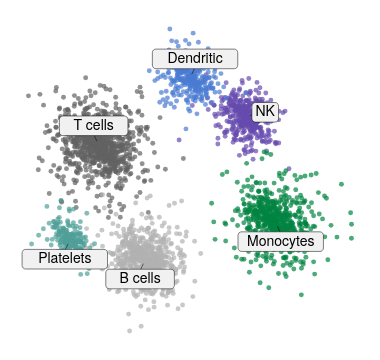

Express this chart as Vega-Lite.
### Vega-Lite specification from a JSON file in a GitHub repository (floating-point values rounded to 4 significant figures; data arrays with more than 128 entries replaced by an {"elided": "..."} marker saying what was removed)
{"background": null, "config": {"arc": {"fill": "#DBDBDB", "fillOpacity": 1.0, "innerRadius": 42.5, "padAngle": 0.03, "stroke": "black", "strokeOpacity": 1, "strokeWidth": 0.25}, "area": {"fill": "#DBDBDB", "fillOpacity": 1.0, "stroke": "black", "strokeOpacity": 1, "strokeWidth": 0.25}, "axis": {"domain": true, "domainCap": "round", "domainColor": "black", "domainWidth": 0.25, "grid": false, "gridCap": "round", "gridColor": "#F1F1F1", "gridDash": [0, 0], "gridOpacity": 1.0, "gridWidth": 0.25, "labelColor": "black", "labelFont": "Helvetica Neue, HelveticaNeue, Helvetica, Arial, sans-serif", "labelFontSize": 7, "labelFontStyle": "normal", "labelFontWeight": 400, "offset": 4.5, "ticks": true, "tickCap": "round", "tickColor": "black", "tickRound": false, "tickSize": 3, "tickWidth": 0.25, "titleColor": "black", "titleFont": "Helvetica Neue, HelveticaNeue, Helvetica, Arial, sans-serif", "titleFontSize": 7, "titleFontStyle": "normal", "titleFontWeight": 400}, "axisX": {"domain": true, "labelAlign": "center", "labelAngle": 0, "labels": true, "ticks": true, "translate": 0}, "axisY": {"domain": true, "labelAlign": "right", "labelAngle": 0, "labels": true, "ticks": true, "translate": 0}, "axisRight": {"domain": true, "labelAlign": "left", "labelAngle": 0, "labels": true, "ticks": true, "translate": 0}, "axisTop": {"domain": true, "labelAlign": "center", "labelAngle": 0, "labels": true, "ticks": true, "translate": 0}, "axisBand": {"tickOffset": 0}, "bar": {"fill": "#DBDBDB", "fillOpacity": 1.0, "stroke": "black", "strokeOpacity": 1, "strokeWidth": 0.25}, "boxplot": {"size": 15.3, "ticks": {"cornerRadius": 0.25, "fill": "black", "opacity": 1, "size": 7.65, "thickness": 0.25}, "box": {"fillOpacity": 1.0, "stroke": "black", "strokeOpacity": 1, "strokeWidth": 0.25}, "median": {"cornerRadius": 0, "fill": "black", "fillOpacity": 1.0, "opacity": 1, "size": 15.3, "thickness": 0.25}, "rule": {"fill": "black", "fillOpacity": 1.0, "size": 17.0, "stroke": "black", "strokeDash": [0, 0], "strokeOpacity": 1, "strokeWidth": 0.25}, "outliers": {"color": "black", "fill": "black", "fillOpacity": 1.0, "size": 0, "stroke": "black", "strokeOpacity": 1, "strokeWidth": 0.25}}, "circle": {"fill": "black", "fillOpacity": 1.0, "size": 2.125, "stroke": null, "strokeOpacity": 1, "strokeWidth": 0.25}, "errorband": {"band": {"fillOpacity": 0.6, "stroke": null, "strokeWidth": 0.25, "strokeOpacity": 1}, "borders": {"opacity": 0, "strokeOpacity": 0.25, "strokeWidth": 1}}, "errorbar": {"opacity": 1, "rule": {"strokeDash": [0, 0], "strokeWidth": 0.25}, "ticks": {"color": "black", "cornerRadius": 0.125, "opacity": 1, "size": 10.2, "thickness": 0.25}, "thickness": 0.25}, "font": "Helvetica Neue, HelveticaNeue, Helvetica, Arial, sans-serif", "geoshape": {"fill": "#DBDBDB", "fillOpacity": 1.0, "stroke": "black", "strokeOpacity": 1, "strokeWidth": 0.25}, "header": {"labelColor": "black", "labelFont": "Helvetica Neue, HelveticaNeue, Helvetica, Arial, sans-serif", "labelFontSize": 7, "labelFontStyle": "normal", "labelFontWeight": 400, "titleColor": "black", "titleFont": "Helvetica Neue, HelveticaNeue, Helvetica, Arial, sans-serif", "titleFontSize": 7, "titleFontStyle": "normal", "titleFontWeight": 400, "titlePadding": 0}, "legend": {"disable": false, "offset": 4.5, "titlePadding": 4, "labelOffset": 2, "gradientLabelOffset": 2, "gradientLength": 85.0, "gradientThickness": 8.5, "gradientOpacity": 1.0, "gradientStrokeColor": "black", "gradientStrokeWidth": 0.25, "labelColor": "black", "labelFont": "Helvetica Neue, HelveticaNeue, Helvetica, Arial, sans-serif", "labelFontSize": 7, "labelFontStyle": "normal", "labelFontWeight": 400, "strokeColor": "black", "strokeWidth": 0, "symbolSize": 42, "symbolStrokeColor": "black", "symbolStrokeWidth": 0.25, "titleColor": "black", "titleFont": "Helvetica Neue, HelveticaNeue, Helvetica, Arial, sans-serif", "titleFontSize": 7, "titleFontStyle": "normal", "titleFontWeight": 400}, "line": {"color": "black", "stroke": "black", "strokeCap": "butt", "strokeDash": [0, 0], "strokeOpacity": 1, "strokeWidth": 0.5}, "point": {"filled": true, "fill": "#DBDBDB", "fillOpacity": 1.0, "size": 8.5, "stroke": "black", "strokeOpacity": 1, "strokeWidth": 0.25}, "range": {"category": ["#B2B2B2", "#4A7CD3", "#008542", "#664CAF", "#509F98", "#636363", "#284F93", "#005226", "#382864", "#285753"], "diverging": {"scheme": ["#443E60", "#5F597E", "#7C759B", "#9994B6", "#B7B4CC", "#D6D5DC", "#F6F6F6", "#D1DAD9", "#A4C2BF", "#7AA9A4", "#578E89", "#37736E", "#1B5954"]}, "heatmap": {"scheme": ["#440154", "#472270", "#433E82", "#38598C", "#2C728E", "#238A8D", "#24A086", "#39B578", "#5DC862", "#96D646", "#CAE02D", "#FDE724"]}, "ordinal": {"scheme": ["#F1F1F1", "#DBDBDB", "#C6C6C6", "#B2B2B2", "#9D9D9D", "#898989", "#767676", "#636363", "#515151", "#404040", "#2F2F2F", "#1F1F1F"]}, "ramp": {"scheme": ["#440154", "#472270", "#433E82", "#38598C", "#2C728E", "#238A8D", "#24A086", "#39B578", "#5DC862", "#96D646", "#CAE02D", "#FDE724"]}}, "rule": {"color": "black", "stroke": "black", "strokeCap": "round", "strokeDash": [2, 2], "strokeOpacity": 1, "strokeWidth": 0.25}, "scale": {"barBandPaddingInner": 0.1, "rectBandPaddingInner": 0, "tickBandPaddingInner": 0.1, "bandPaddingOuter": 0.1, "bandWithNestedOffsetPaddingInner": 0.2, "bandWithNestedOffsetPaddingOuter": 0.2, "offsetBandPaddingInner": 0, "offsetBandPaddingOuter": 0, "round": false}, "rect": {"fill": "#DBDBDB", "fillOpacity": 1.0, "stroke": "black", "strokeOpacity": 1, "strokeWidth": 0.25}, "square": {"fill": "#DBDBDB", "fillOpacity": 1.0, "size": 17.0, "stroke": "black", "strokeOpacity": 1, "strokeWidth": 0.25}, "text": {"color": "black", "font": "Helvetica Neue, HelveticaNeue, Helvetica, Arial, sans-serif", "fontSize": 7, "fontStyle": "normal", "fontWeight": 400}, "tick": {"color": "black", "cornerRadius": 0.125, "opacity": 1.0, "size": 15.3, "thickness": 0.25}, "title": {"anchor": "middle", "frame": "group", "color": "black", "font": "Helvetica Neue, HelveticaNeue, Helvetica, Arial, sans-serif", "fontSize": 7, "fontStyle": "normal", "fontWeight": 400, "subtitleColor": "black", "subtitleFont": "Helvetica Neue, HelveticaNeue, Helvetica, Arial, sans-serif", "subtitleFontSize": "Helvetica Neue, HelveticaNeue, Helvetica, Arial, sans-serif", "subtitleFontStyle": "normal", "subtitleFontWeight": 400}, "trail": {"color": "black", "opacity": 1, "size": 0.5}, "view": {"continuousWidth": 180, "continuousHeight": 170, "discreteWidth": 180, "discreteHeight": 170, "fill": null, "stroke": null, "strokeWidth": 0.25}}, "layer": [{"data": {"name": "data-1d82db738f5081c0524a5ad5909a210b"}, "mark": {"type": "circle", "opacity": 0.7, "size": 6}, "encoding": {"color": {"field": "cell type", "legend": null, "type": "nominal"}, "x": {"axis": null, "field": "UMAP1", "type": "quantitative"}, "y": {"axis": null, "field": "UMAP2", "type": "quantitative"}}}, {"layer": [{"data": {"values": [{"__dysonsphere__": 1}]}, "mark": {"type": "rule", "strokeDash": [0, 0]}, "encoding": {"x": {"datum": 0.5542, "scale": {"domain": [-9.301, 10.2], "nice": false, "padding": 0, "zero": false}}, "x2": {"datum": 0.7002}, "y": {"datum": 5.779, "scale": {"domain": [-8.757, 9.143], "nice": false, "padding": 0, "zero": false}}, "y2": {"datum": 6.079}}}, {"data": {"values": [{"__dysonsphere__": 1}]}, "mark": {"type": "rect", "cornerRadius": 1.75, "fill": "#F1F1F1", "fillOpacity": 1.0, "height": 9.8, "stroke": "black", "strokeWidth": 0.25, "width": 42.7}, "encoding": {"x": {"datum": 0.7234}, "xOffset": {"value": 0.0}, "y": {"datum": 6.568}, "yOffset": {"value": 0.0}}}, {"data": {"values": [{"__dysonsphere__": 1}]}, "mark": {"type": "text", "align": "center", "baseline": "middle", "fontSize": 7}, "encoding": {"text": {"value": "Dendritic"}, "x": {"datum": 0.7234}, "y": {"datum": 6.568}}}, {"data": {"values": [{"__dysonsphere__": 1}]}, "mark": {"type": "rule", "strokeDash": [0, 0]}, "encoding": {"x": {"datum": -2.085}, "x2": {"datum": -2.231}, "y": {"datum": -4.231}, "y2": {"datum": -4.53}}}, {"data": {"values": [{"__dysonsphere__": 1}]}, "mark": {"type": "rect", "cornerRadius": 1.75, "fill": "#F1F1F1", "fillOpacity": 1.0, "height": 9.8, "stroke": "black", "strokeWidth": 0.25, "width": 34.3}, "encoding": {"x": {"datum": -2.254}, "xOffset": {"value": 0.0}, "y": {"datum": -5.02}, "yOffset": {"value": 0.0}}}, {"data": {"values": [{"__dysonsphere__": 1}]}, "mark": {"type": "text", "align": "center", "baseline": "middle", "fontSize": 7}, "encoding": {"text": {"value": "B cells"}, "x": {"datum": -2.254}, "y": {"datum": -5.02}}}, {"data": {"values": [{"__dysonsphere__": 1}]}, "mark": {"type": "rule", "strokeDash": [0, 0]}, "encoding": {"x": {"datum": -6.163}, "x2": {"datum": -6.309}, "y": {"datum": -3.187}, "y2": {"datum": -3.486}}}, {"data": {"values": [{"__dysonsphere__": 1}]}, "mark": {"type": "rect", "cornerRadius": 1.75, "fill": "#F1F1F1", "fillOpacity": 1.0, "height": 9.8, "stroke": "black", "strokeWidth": 0.25, "width": 42.7}, "encoding": {"x": {"datum": -6.332}, "xOffset": {"value": 0.0}, "y": {"datum": -3.976}, "yOffset": {"value": 0.0}}}, {"data": {"values": [{"__dysonsphere__": 1}]}, "mark": {"type": "text", "align": "center", "baseline": "middle", "fontSize": 7}, "encoding": {"text": {"value": "Platelets"}, "x": {"datum": -6.332}, "y": {"datum": -3.976}}}, {"data": {"values": [{"__dysonsphere__": 1}]}, "mark": {"type": "rule", "strokeDash": [0, 0]}, "encoding": {"x": {"datum": -4.602}, "x2": {"datum": -4.748}, "y": {"datum": 2.257}, "y2": {"datum": 2.556}}}, {"data": {"values": [{"__dysonsphere__": 1}]}, "mark": {"type": "rect", "cornerRadius": 1.75, "fill": "#F1F1F1", "fillOpacity": 1.0, "height": 9.8, "stroke": "black", "strokeWidth": 0.25, "width": 34.3}, "encoding": {"x": {"datum": -4.771}, "xOffset": {"value": 0.0}, "y": {"datum": 3.046}, "yOffset": {"value": 0.0}}}, {"data": {"values": [{"__dysonsphere__": 1}]}, "mark": {"type": "text", "align": "center", "baseline": "middle", "fontSize": 7}, "encoding": {"text": {"value": "T cells"}, "x": {"datum": -4.771}, "y": {"datum": 3.046}}}, {"data": {"values": [{"__dysonsphere__": 1}]}, "mark": {"type": "rule", "strokeDash": [0, 0]}, "encoding": {"x": {"datum": 5.195}, "x2": {"datum": 5.341}, "y": {"datum": -2.262}, "y2": {"datum": -2.562}}}, {"data": {"values": [{"__dysonsphere__": 1}]}, "mark": {"type": "rect", "cornerRadius": 1.75, "fill": "#F1F1F1", "fillOpacity": 1.0, "height": 9.8, "stroke": "black", "strokeWidth": 0.25, "width": 42.7}, "encoding": {"x": {"datum": 5.364}, "xOffset": {"value": 0.0}, "y": {"datum": -3.052}, "yOffset": {"value": 0.0}}}, {"data": {"values": [{"__dysonsphere__": 1}]}, "mark": {"type": "text", "align": "center", "baseline": "middle", "fontSize": 7}, "encoding": {"text": {"value": "Monocytes"}, "x": {"datum": 5.364}, "y": {"datum": -3.052}}}, {"data": {"values": [{"__dysonsphere__": 1}]}, "mark": {"type": "rule", "strokeDash": [0, 0]}, "encoding": {"x": {"datum": 3.712}, "x2": {"datum": 4.02}, "y": {"datum": 3.593}, "y2": {"datum": 3.735}}}, {"data": {"values": [{"__dysonsphere__": 1}]}, "mark": {"type": "rect", "cornerRadius": 1.75, "fill": "#F1F1F1", "fillOpacity": 1.0, "height": 9.8, "stroke": "black", "strokeWidth": 0.25, "width": 13.3}, "encoding": {"x": {"datum": 4.524}, "xOffset": {"value": 0.0}, "y": {"datum": 3.758}, "yOffset": {"value": 0.0}}}, {"data": {"values": [{"__dysonsphere__": 1}]}, "mark": {"type": "text", "align": "center", "baseline": "middle", "fontSize": 7}, "encoding": {"text": {"value": "NK"}, "x": {"datum": 4.524}, "y": {"datum": 3.758}}}]}], "view": {"stroke": null}, "$schema": "https://vega.github.io/schema/vega-lite/v6.4.1.json", "datasets": {"data-1d82db738f5081c0524a5ad5909a210b": {"elided": "3150 records"}}}
